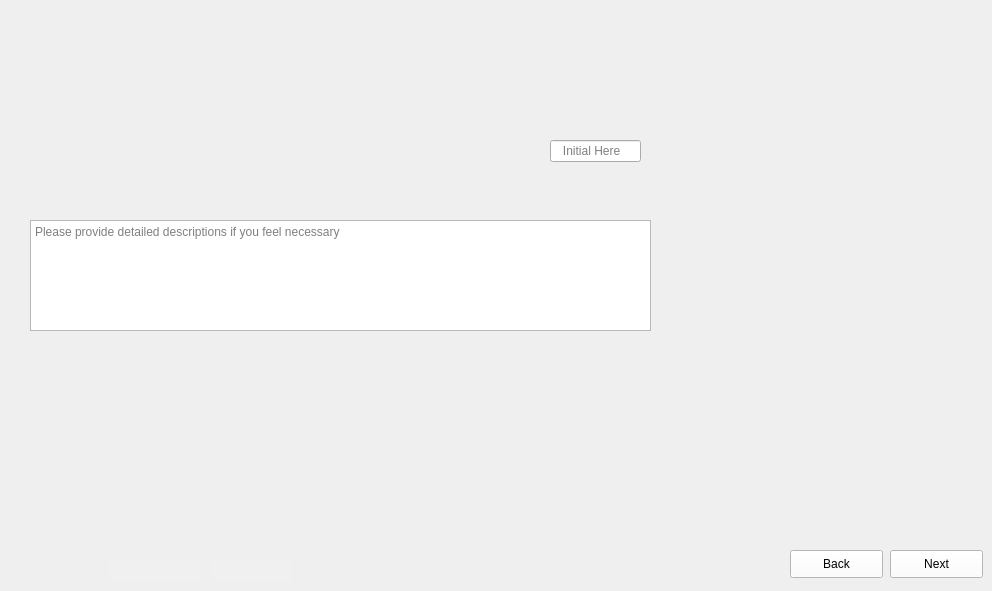
      <widget class="QWidget" name="Fill_First_Pillars_4">
       <property name="maximumSize">
        <size>
         <width>1024</width>
         <height>600</height>
        </size>
       </property>
       <property name="styleSheet">
        <string notr="true">border-image: url(:/images/images/Fill_First_Pillars_4.png);</string>
       </property>
       <widget class="QLineEdit" name="Fill_First_Pillars_4_Data">
        <property name="geometry">
         <rect>
          <x>550</x>
          <y>140</y>
          <width>91</width>
          <height>22</height>
         </rect>
        </property>
        <property name="styleSheet">
         <string notr="true">border-image:None;</string>
        </property>
        <property name="placeholderText">
         <string>   Initial Here</string>
        </property>
       </widget>
       <widget class="QTextEdit" name="Fill_First_Pillars_4_Comments">
        <property name="geometry">
         <rect>
          <x>30</x>
          <y>220</y>
          <width>621</width>
          <height>111</height>
         </rect>
        </property>
        <property name="styleSheet">
         <string notr="true">border-image:None;</string>
        </property>
        <property name="placeholderText">
         <string>Please provide detailed descriptions if you feel necessary </string>
        </property>
       </widget>
       <widget class="QLineEdit" name="Fill_First_Pillars_4_Initials">
        <property name="geometry">
         <rect>
          <x>210</x>
          <y>560</y>
          <width>81</width>
          <height>22</height>
         </rect>
        </property>
        <property name="styleSheet">
         <string notr="true">QLineEdit{
background-color: rgb(240, 240, 240);
border: none;
border-image:None;
}</string>
        </property>
       </widget>
       <widget class="QLineEdit" name="Fill_First_Pillars_4_Dates">
        <property name="geometry">
         <rect>
          <x>110</x>
          <y>560</y>
          <width>91</width>
          <height>22</height>
         </rect>
        </property>
        <property name="styleSheet">
         <string notr="true">QLineEdit{
background-color: rgb(240, 240, 240);
border: none;
border-image:None;
}</string>
        </property>
       </widget>
       <widget class="QPushButton" name="Fill_First_Pillars_4_Next">
        <property name="geometry">
         <rect>
          <x>890</x>
          <y>550</y>
          <width>93</width>
          <height>28</height>
         </rect>
        </property>
        <property name="styleSheet">
         <string notr="true">QPushButton{
background-color: rgb(255, 255, 255);
height: 35px;
border-image:None;
}
QPushButton::hover{
background-color: rgb(0, 0, 255);
}
QPushButton:pressed{
padding-top:7px;
padding-top:7px;
}</string>
        </property>
        <property name="text">
         <string>Next</string>
        </property>
       </widget>
       <widget class="QPushButton" name="Fill_First_Pillars_4_Back">
        <property name="geometry">
         <rect>
          <x>790</x>
          <y>550</y>
          <width>93</width>
          <height>28</height>
         </rect>
        </property>
        <property name="styleSheet">
         <string notr="true">QPushButton{
background-color: rgb(255, 255, 255);
height: 35px;
border-image:None;
}
QPushButton::hover{
background-color: rgb(0, 0, 255);
}
QPushButton:pressed{
padding-top:7px;
padding-top:7px;
}</string>
        </property>
        <property name="text">
         <string>Back</string>
        </property>
       </widget>
      </widget>
